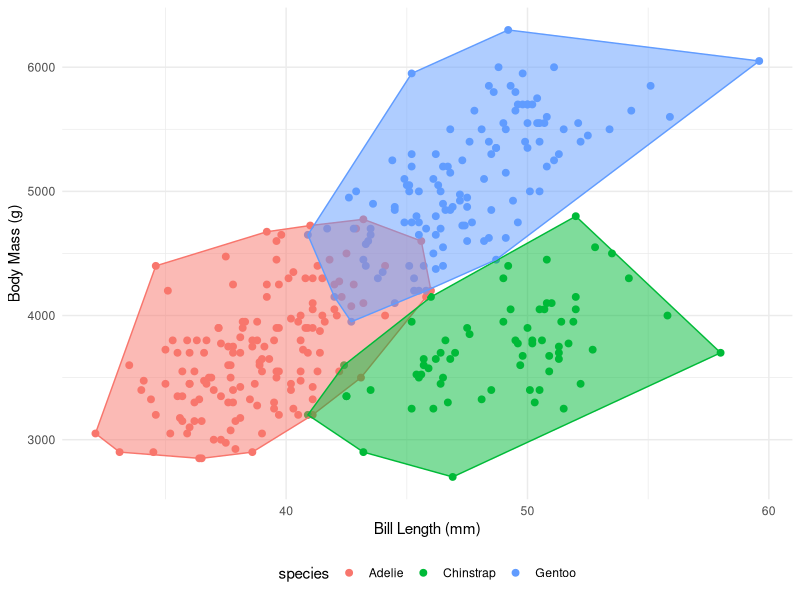

Reproduce this figure in R.
## ---- chunk 1
library(palmerpenguins)
library(dplyr)
library(ggplot2)
library(magrittr)
## ---- chunk 2
penguins %<>% filter_at(vars(bill_length_mm, body_mass_g), all_vars(!is.na(.)))

penguin_hull <- penguins %>%
  group_by(species) %>%
  slice(chull(bill_length_mm, body_mass_g))

ggplot(data = penguins,
       aes(x = bill_length_mm,
           y = body_mass_g,
           color = species,
           labels = species)) +
  geom_point(size = 2) +
  geom_polygon(
    data = penguin_hull,
    aes(x = bill_length_mm,
        y = body_mass_g,
        fill = species),
    alpha = 0.5,
    show.legend = FALSE
  ) +
  xlab("Bill Length (mm)") +
  ylab("Body Mass (g)") +
  theme_minimal() +
  theme(legend.position = "bottom")

